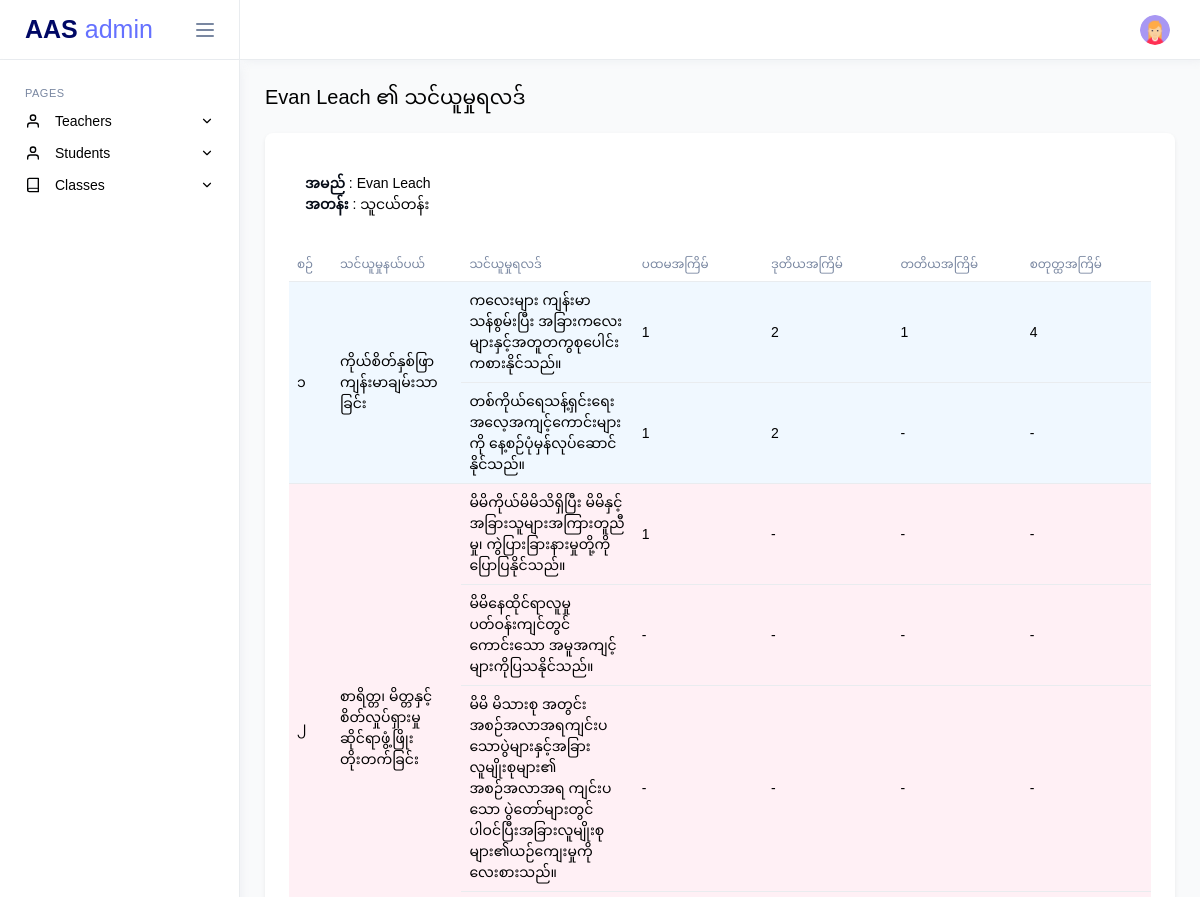
/admin/student-result.php?id=4&class_id=0 (signed in, upper part), run on an earlier commit of the app's database.
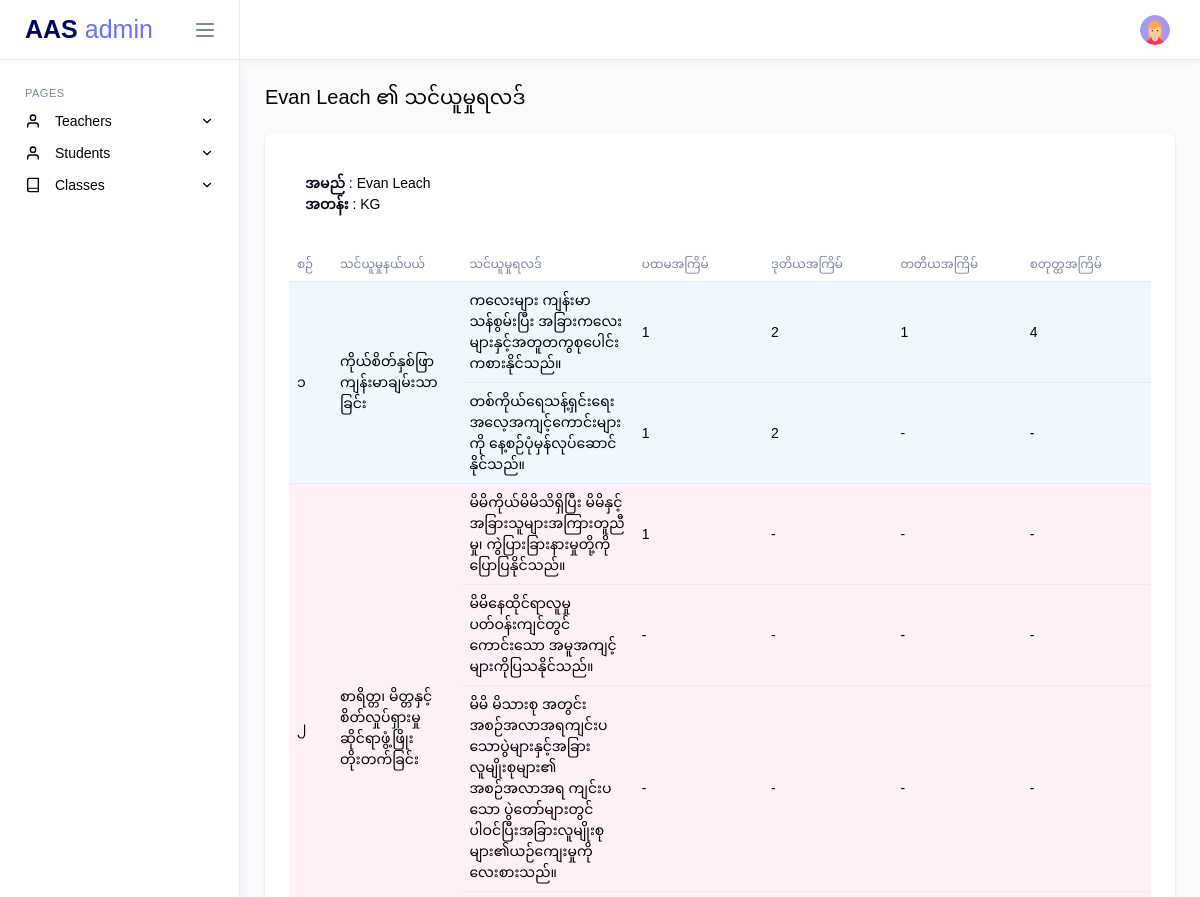
And on a later commit of the database.
### tables this page shows
CREATE TABLE `students` (
  `id` int(11) NOT NULL,
  `class_id` int(11) DEFAULT NULL,
  `enrollment_no` varchar(15) NOT NULL,
  `name_en` varchar(255) NOT NULL,
  `name_mm` varchar(255) NOT NULL,
  `username` varchar(255) DEFAULT NULL,
  `password` varchar(255) NOT NULL DEFAULT '123456',
  `password_status` int(11) NOT NULL DEFAULT 0,
  `dob` date NOT NULL,
  `father_name` varchar(255) NOT NULL,
  `mother_name` varchar(255) NOT NULL,
  `guardian` varchar(255) NOT NULL,
  `parent_job` varchar(255) NOT NULL,
  `phone` varchar(15) NOT NULL,
  `address` varchar(255) NOT NULL,
  `created_at` datetime NOT NULL DEFAULT current_timestamp()
);

CREATE TABLE `classes` (
  `id` int(11) NOT NULL,
  `class_name_eng` varchar(255) NOT NULL,
  `class_name_mm` varchar(255) NOT NULL,
  `grade_level` varchar(255) NOT NULL,
  `created_at` datetime NOT NULL
);

### core/helpers/Helper.php (called while the page is built, shortened)
<?php
class Helper
{
    public static function startSession()
    {
        if (session_status() === PHP_SESSION_NONE) {
            return session_start();
        }
        return true;
    }
}

### app/controllers/StudentController.php (called while the page is built, shortened)
<?php
class StudentController
{
    private $studentModel;
    public function __construct()
    {
        $database = new MySQL();
        $db = $database->connect();
        $this->studentModel = new StudentModel($db);
    }
    public function getStudentById($id)
    {
        return $this->studentModel->getStudentById($id);
    }
    public function getStudentClassNameById($id)
    {
        return $this->studentModel->getStudentClassNameById($id);
    }
}

### app/models/StudentModel.php (called while the page is built, shortened)
<?php
class StudentModel
{
    private $db;
    private $table = 'students';
    public function __construct($db)
    {
        $this->db = $db;
    }
    public function getStudentById($id)
    {
        try {
            $query = "SELECT * FROM {$this->table} WHERE id = ?";
            $stmt = $this->db->prepare($query);
            $stmt->execute([$id]);
            return $stmt->fetch(PDO::FETCH_OBJ);
        } catch (PDOException $e) {
            return $e->getMessage();
        }
    }
    public function getStudentClassNameById($id)
    {
        try {
            $query = "SELECT name_mm, class_id, classes.class_name_mm as class_name
                FROM {$this->table}
                LEFT JOIN classes ON students.class_id = classes.id
                WHERE students.id= :id
                ";
            $stmt = $this->db->prepare($query);
            $stmt->bindParam(':id', $id);
            $stmt->execute();
            return $stmt->fetch(PDO::FETCH_OBJ);
        } catch (PDOException $e) {
            return $e->getMessage();
        }
    }
}

### public/admin/student-result.php (the view, shortened to what the changed rows need)
<?php
include('../components/header.php');
$studentController = new StudentController();
$id = $_GET['id'] ?? 0;
$student = $studentController->getStudentById($id);
$className = $studentController->getStudentClassNameById($id);
?>
<head>
    <?php if ($student->class_id == 0) : ?>
        <link rel="stylesheet" href="../../assets/css/demo1/custom/kg-table.css">
    <?php endif; ?>
</head>
<body>
    <div class="main-wrapper">
        <?php
        include('../components/admin_navbar.php');
        ?>
        <div class="page-content">
            <div class="d-flex justify-content-between align-items-center flex-wrap grid-margin">
                <div class="col-sm-6">
                    <?php if ($student->class_id == 0) : ?>
                        <h4 class="mb-3 mb-md-0"><?= $student->name_mm ?> ၏ သင်ယူမှုရလဒ်</h4>
                    <?php else : ?>
                        <h4 class="mb-3 mb-md-0"><?= $student->name_mm ?> ၏ QCPR</h4>
                    <?php endif; ?>
                </div>
            </div>
            <div class="container position-relative">
                <div class="row">
                    <div class="col-lg-12 card shadow-sm border-0 p-4 rounded-3 main-banner">
                        <div class="blur-wrapper " id="qcprContent">
                            <div class="col-lg-3 mb-3 bg-white p-3 rounded-3">
                                <p><b class="text-dark">အမည်</b> : <?= $student->name_mm ?></p>
                                <p><b class="text-dark">အတန်း</b> : <?= $className->class_name ?></p>
                            </div>
                            <?php if ($student->class_id == 0) : ?>
                                <div class="table-responsive">
                                    <table id="studentsTable" class="table assessment-table">
                                        <thead>
                                            <tr>
                                                <th class="subject-no">စဉ်</th>
                                                <th class="subject-name">သင်ယူမှုနယ်ပယ်</th>
                                                <th class="result-name">သင်ယူမှုရလဒ်</th>
                                                <th class="mark">ပထမအကြိမ်</th>
                                                <th class="mark">ဒုတိယအကြိမ်</th>
                                                <th class="mark">တတိယအကြိမ်</th>
                                                <th class="mark">စတုတ္ထအကြိမ်</th>
                                            </tr>
                                        </thead>
                                    </table>
                                </div>
                            <?php endif; ?>
                        </div>
                    </div>
                </div>
            </div>
        </div>
    </div>
    </div>
</body>

What changed in the data, as far as the page shows it:
changed through a linked row, students "Evan Leach": class.class_name_mm "သူငယ်တန်း" → "KG"
